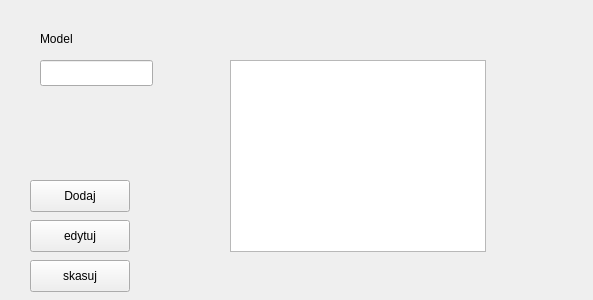
<?xml version="1.0" encoding="UTF-8"?>
<ui version="4.0">
 <class>models</class>
 <widget class="QWidget" name="models">
  <property name="geometry">
   <rect>
    <x>0</x>
    <y>0</y>
    <width>593</width>
    <height>300</height>
   </rect>
  </property>
  <property name="windowTitle">
   <string>Form</string>
  </property>
  <widget class="QLineEdit" name="lineEdit">
   <property name="geometry">
    <rect>
     <x>40</x>
     <y>60</y>
     <width>113</width>
     <height>26</height>
    </rect>
   </property>
  </widget>
  <widget class="QLabel" name="label">
   <property name="geometry">
    <rect>
     <x>40</x>
     <y>30</y>
     <width>66</width>
     <height>18</height>
    </rect>
   </property>
   <property name="text">
    <string>Model</string>
   </property>
  </widget>
  <widget class="QPushButton" name="pushButton_add">
   <property name="geometry">
    <rect>
     <x>30</x>
     <y>180</y>
     <width>100</width>
     <height>32</height>
    </rect>
   </property>
   <property name="text">
    <string>Dodaj</string>
   </property>
  </widget>
  <widget class="QPushButton" name="pushButton_edit">
   <property name="geometry">
    <rect>
     <x>30</x>
     <y>220</y>
     <width>100</width>
     <height>32</height>
    </rect>
   </property>
   <property name="text">
    <string>edytuj</string>
   </property>
  </widget>
  <widget class="QPushButton" name="pushButton_delete">
   <property name="geometry">
    <rect>
     <x>30</x>
     <y>260</y>
     <width>100</width>
     <height>32</height>
    </rect>
   </property>
   <property name="text">
    <string>skasuj</string>
   </property>
  </widget>
  <widget class="QListView" name="listView">
   <property name="geometry">
    <rect>
     <x>230</x>
     <y>60</y>
     <width>256</width>
     <height>192</height>
    </rect>
   </property>
  </widget>
 </widget>
 <resources/>
 <connections/>
</ui>
